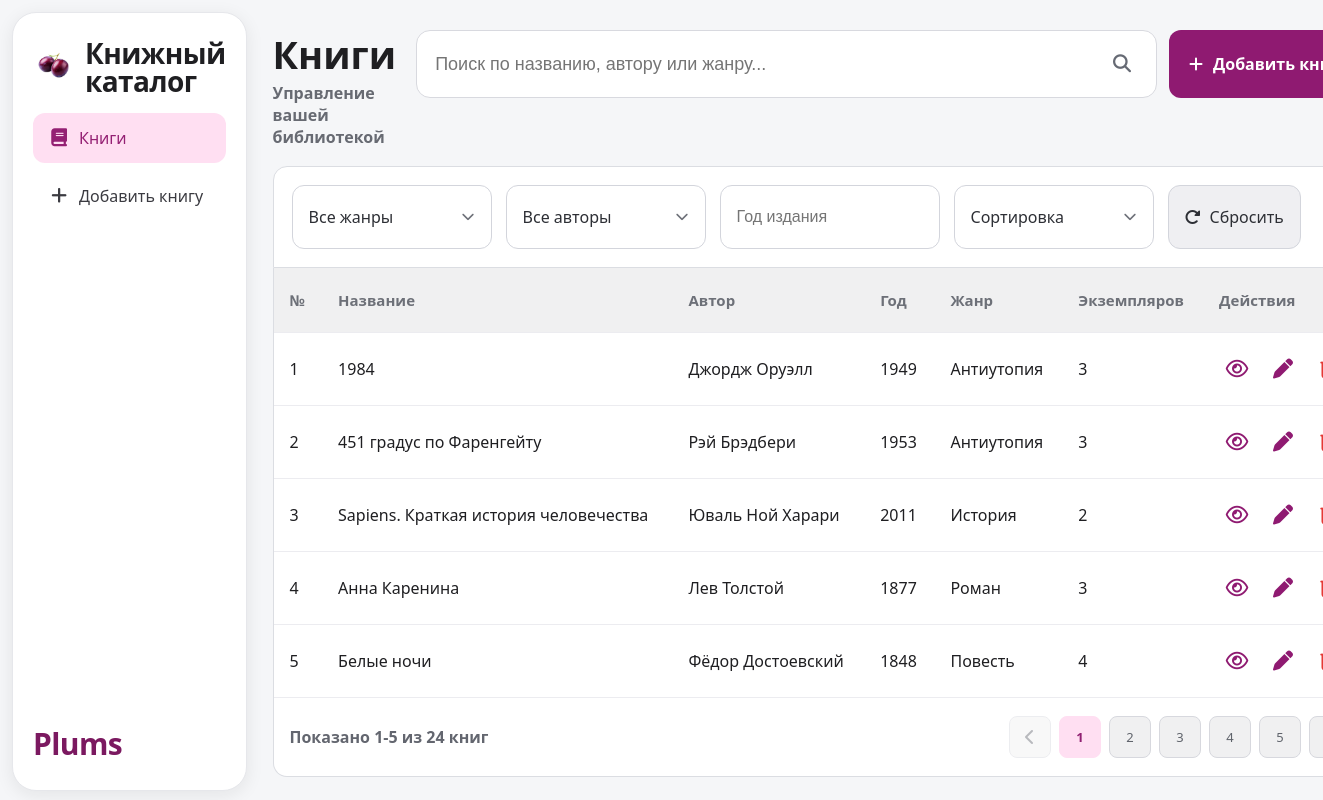
Before: / with the older database file.
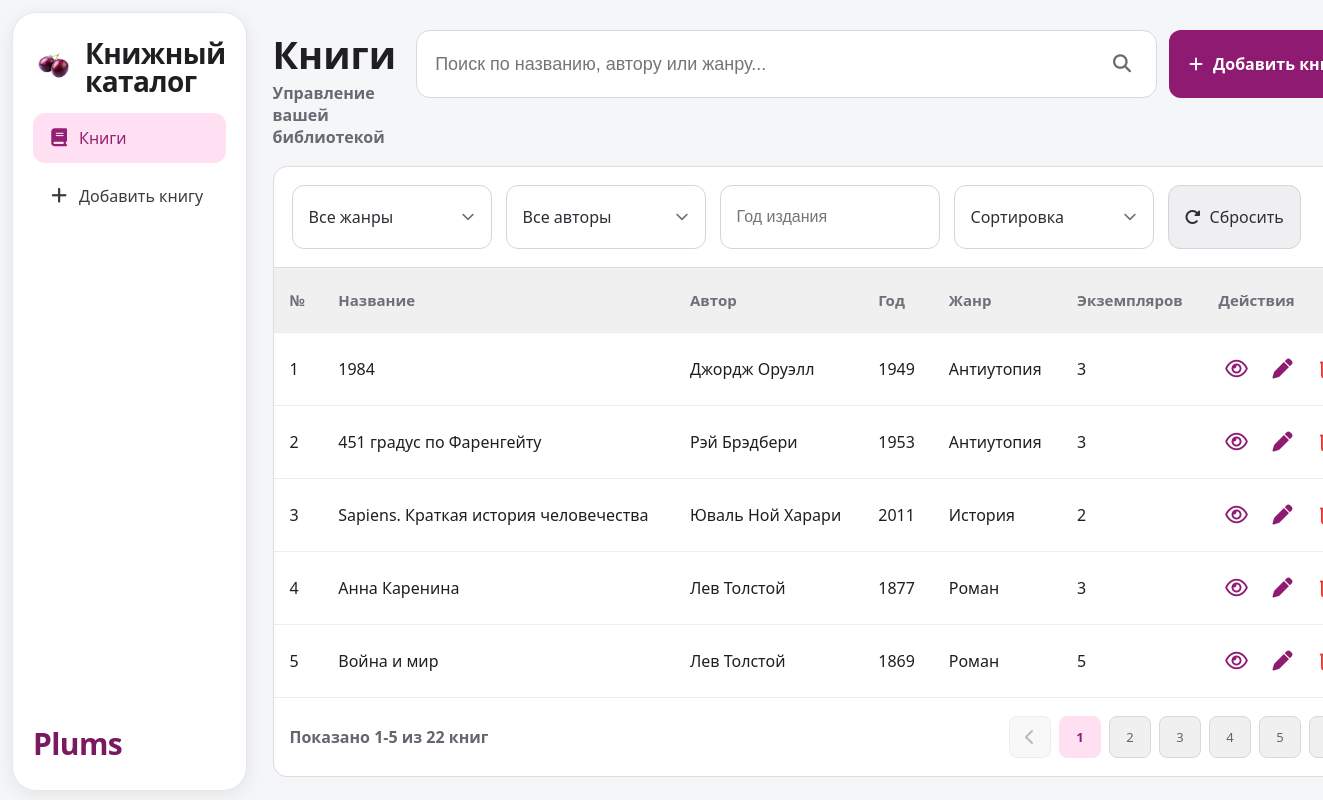
After: the same page with the newer database file.
### tables this page shows
CREATE TABLE books (
                id INTEGER PRIMARY KEY AUTOINCREMENT,
                title TEXT NOT NULL,
                author TEXT NOT NULL,
                year INTEGER NOT NULL,
                genre TEXT NOT NULL,
                copies INTEGER NOT NULL DEFAULT 0
            , description TEXT NOT NULL DEFAULT '');

### app.py (the view)
@app.get("/")
def index():
    return render_template("index.html", **build_index_context(request.args))

### app.py (called while the page is built)
@app.template_global()
def filter_url(endpoint: str, filter_query: dict | None = None, **kwargs: Any) -> str:
    params: Dict[str, Any] = dict(filter_query or {})
    params.update(kwargs)
    return url_for(endpoint, **params)

def _ensure_data_dir() -> None:
    DB_FILE.parent.mkdir(parents=True, exist_ok=True)

def get_connection() -> sqlite3.Connection:
    _ensure_data_dir()
    conn = sqlite3.connect(DB_FILE)
    conn.row_factory = sqlite3.Row
    return conn

def _ensure_description_column(conn: sqlite3.Connection) -> None:
    columns = {row["name"] for row in conn.execute("PRAGMA table_info(books)")}
    if "description" not in columns:
        conn.execute("ALTER TABLE books ADD COLUMN description TEXT NOT NULL DEFAULT ''")

def _ensure_copies_table(conn: sqlite3.Connection) -> None:
    conn.execute(
        """
        CREATE TABLE IF NOT EXISTS book_copies (
            id INTEGER PRIMARY KEY AUTOINCREMENT,
            book_id INTEGER NOT NULL,
            copy_num INTEGER NOT NULL,
            inventory_no TEXT NOT NULL,
            status TEXT NOT NULL DEFAULT 'available',
            issued_at TEXT,
            UNIQUE(book_id, copy_num)
        )
        """
    )

def init_db() -> None:
    with get_connection() as conn:
        conn.execute(
            """
            CREATE TABLE IF NOT EXISTS books (
                id INTEGER PRIMARY KEY AUTOINCREMENT,
                title TEXT NOT NULL,
                author TEXT NOT NULL,
                year INTEGER NOT NULL,
                genre TEXT NOT NULL,
                copies INTEGER NOT NULL CHECK (copies >= 0),
                description TEXT NOT NULL DEFAULT ''
            )
            """
        )
        _ensure_description_column(conn)
        _ensure_copies_table(conn)

def load_books() -> List[Book]:
    init_db()
    with get_connection() as conn:
        rows = conn.execute(
            "SELECT id, title, author, year, genre, copies, description FROM books"
        ).fetchall()
    return [
        Book(
            id=row["id"],
            title=row["title"],
            author=row["author"],
            year=row["year"],
            genre=row["genre"],
            copies=row["copies"],
            description=row["description"] or "",
        )
        for row in rows
    ]

def parse_int(value: str, default: int = 0) -> int:
    try:
        return int(value)
    except (TypeError, ValueError):
        return default

### templates/index.html (shortened to what this page needs)
{% extends "base.html" %}
{% block content %}
<div class="top-bar">
  <div class="top-title">
    <h1>Книги</h1>
    <p>Управление вашей библиотекой</p>
  </div>
  <div class="top-actions">
    <form class="search-form" method="get" action="{{ url_for('index') }}">
      <input
        type="text"
        name="q"
        class="search-input"
        placeholder="Поиск по названию, автору или жанру..."
        value="{{ filters.q }}"
      />
      <button type="submit" class="icon-btn" aria-label="Искать">
        <i class="fa-solid fa-magnifying-glass"></i>
      </button>
    </form>
    <a class="add-btn" href="{{ url_for('new_book') }}">
      <i class="fa-solid fa-plus"></i>
      Добавить книгу
    </a>
  </div>
</div>
<form class="filters" method="get" action="{{ url_for('index') }}" id="filters-form">
  <div class="filter-dropdown" data-filter="genre">
    <button type="button" class="filter-dropdown-trigger" aria-expanded="false">
      <span class="filter-dropdown-text">{{ filters.genre if filters.genre else 'Все жанры' }}</span>
      <i class="fa-solid fa-chevron-down"></i>
    </button>
  </div>
  <div class="filter-dropdown" data-filter="author">
    <button type="button" class="filter-dropdown-trigger" aria-expanded="false">
      <span class="filter-dropdown-text">{{ filters.author if filters.author else 'Все авторы' }}</span>
      <i class="fa-solid fa-chevron-down"></i>
    </button>
  </div>
  <input type="text" name="year" placeholder="Год издания" value="{{ filters.year }}" />
  <div class="filter-dropdown" data-filter="sort">
    <button type="button" class="filter-dropdown-trigger" aria-expanded="false">
      <span class="filter-dropdown-text">Сортировка</span>
      <i class="fa-solid fa-chevron-down"></i>
    </button>
  </div>
  <a class="reset-btn" href="{% if filters.q %}{{ url_for('index', q=filters.q) }}{% else %}{{ url_for('index') }}{% endif %}">
    <i class="fa-solid fa-rotate-right"></i>Сбросить
  </a>
</form>
<div class="table-container">
  {% if books %}
  <table>
    <thead>
      <tr>
        <th>№</th>
        <th>Название</th>
        <th>Автор</th>
        <th>Год</th>
        <th>Жанр</th>
        <th>Экземпляров</th>
        <th>Действия</th>
      </tr>
    </thead>
    <tbody>
      {% for book in books %}
      <tr>
        <td>{{ pagination.start + loop.index0 }}</td>
        <td>{{ book.title }}</td>
        <td>{{ book.author }}</td>
        <td>{{ book.year }}</td>
        <td>{{ book.genre }}</td>
        <td>{{ book.copies }}</td>
        <td class="actions">
          <a href="{{ filter_url('view_book', filter_query, book_id=book.id) }}" title="Просмотр"><i class="fa-regular fa-eye"></i></a>
          <a href="{{ filter_url('edit_book', filter_query, book_id=book.id) }}" title="Редактировать"><i class="fa-solid fa-pen"></i></a>
          <a href="{{ filter_url('confirm_delete_book', filter_query, book_id=book.id) }}" title="Удалить" class="delete-link"><i class="fa-regular fa-trash-can"></i></a>
        </td>
      </tr>
      {% endfor %}
    </tbody>
  </table>
  <div class="pagination">
    <span>Показано {{ pagination.start }}-{{ pagination.end }} из {{ pagination.total_books }} книг</span>
    <div class="pages">
      {% if pagination.has_prev %}
      <a href="{{ filter_url('index', filter_query, page=pagination.page - 1) }}">
        <i class="fa-solid fa-chevron-left"></i>
      </a>
      {% else %}
      <span class="page-disabled"><i class="fa-solid fa-chevron-left"></i></span>
      {% endif %}
      {% for p in range(1, pagination.total_pages + 1) %}
      <a href="{{ filter_url('index', filter_query, page=p) }}" class="{% if p == pagination.page %}active-page{% endif %}">
        {{ p }}
      </a>
      {% endfor %}
      {% if pagination.has_next %}
      <a href="{{ filter_url('index', filter_query, page=pagination.page + 1) }}">
      </a>
      {% else %}
      <span class="page-disabled"><i class="fa-solid fa-chevron-right"></i></span>
      {% endif %}
    </div>
  </div>
  {% endif %}
</div>
{% endblock %}

### templates/base.html (shortened to what this page needs)
<!doctype html>
<html lang="ru">
  <head>
    <link
      rel="stylesheet"
      href="https://cdnjs.cloudflare.com/ajax/libs/font-awesome/6.5.1/css/all.min.css"
    />
    <link rel="stylesheet" href="{{ url_for('static', filename='styles.css') }}" />
  </head>
  <body>
    <div class="container">
      <aside class="sidebar">
        <div>
          <div class="logo">
            <img
              src="{{ url_for('static', filename='plum-logo.png') }}"
              alt="Plums"
              class="logo-img"
            />
            <span>Книжный каталог</span>
          </div>
          <nav class="menu">
            <a href="{{ url_for('index') }}" class="{% if request.endpoint in ('index', 'view_book') %}active{% endif %}">
              <i class="fa-solid fa-book"></i>
              Книги
            </a>
            <a href="{{ url_for('new_book') }}" class="{% if request.path == url_for('new_book') %}active{% endif %}">
              <i class="fa-solid fa-plus"></i>
              Добавить книгу
            </a>
          </nav>
        </div>
        <div class="brand">Plums</div>
      </aside>
      <main class="main-content">{% block content %}{% endblock %}</main>
    </div>
  </body>
</html>

Changed rows visible on the page:
removed books: start "5", title "Белые ночи", author "Фёдор Достоевский", year "1848", genre "Повесть", copies "4"
now on this page (row unchanged): books: pagination.start+loop.index0 "5", title "Война и мир", author "Лев Толстой", year "1869", genre "Роман", copies "5"
Other visible differences:
{{ pagination.total_books }}: "24" → "22"
